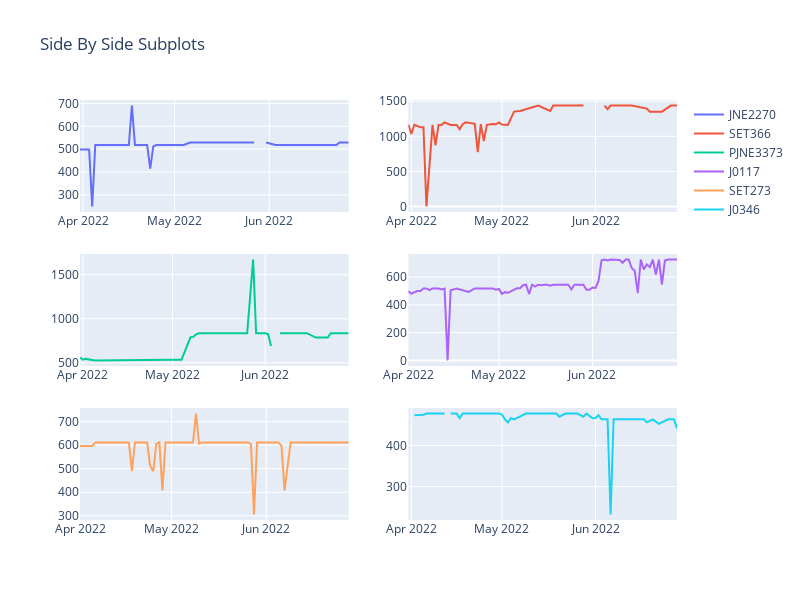

The notebook cell this image was saved under:
### Code cell
import plotly.graph_objs as go
from plotly.subplots import make_subplots 

product_list = orders.Style.unique()

fig = make_subplots(rows=3, cols=2)

for i in range(3):
    for j in range(2): 
        item = np.random.choice(product_list) 
        product = orders[orders.Style == item] 
        product = product.groupby("Date")["Amount"].mean().reset_index()
        trace = go.Scatter(x=product["Date"], y=product["Amount"], mode="lines", name=item)
        fig.add_trace(trace, row=i+1, col=j+1)

fig.update_layout(height=600, width=800, title_text="Side By Side Subplots")
fig.show()
